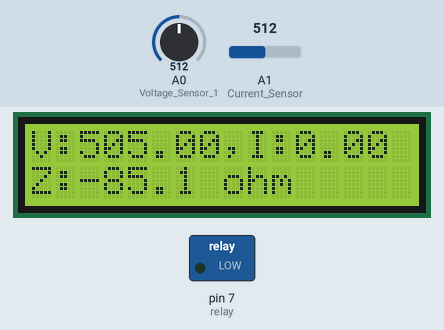
Simulated run of this sketch. Board: Arduino Uno, built with avr-gcc and run on an emulated ATmega328P. Shown: 16×2 character LCD, switched loads named in the sketch (green lamp = pin HIGH). The inputs (shaded band) are chosen by the test bench; at power-on: A0 (Voltage_Sensor_1) = 512, A1 (Current_Sensor) = 512. What the sketch prints to the serial monitor is not drawn.

Above: at 1.2 s.
1.3 s: A0 (Voltage_Sensor_1) set to 704
At 2.6 s:
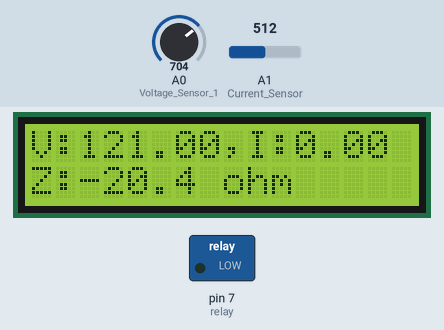
2.9 s: A0 (Voltage_Sensor_1) set to 729
At 4.1 s:
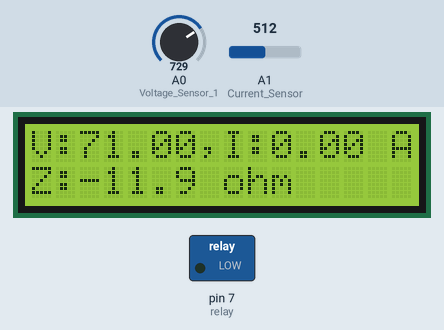
4.5 s: A1 (Current_Sensor) set to 774
At 5.4 s:
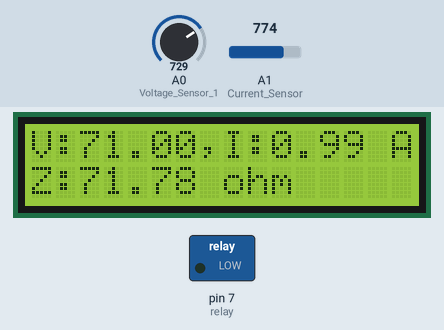
6.1 s: A1 (Current_Sensor) set to 797
At 6.8 s:
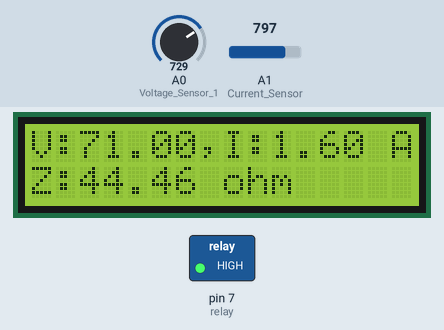
Timing chart, 0 to 8.6 s (numbered marks = the images above; inputs shaded):
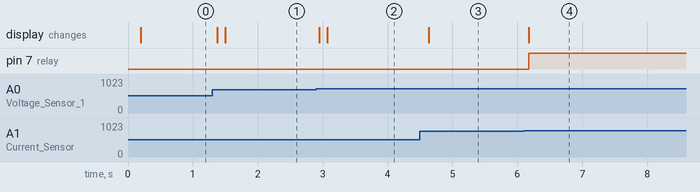

The sketch:

Relay_Distance_STM32.ino
```cpp
#include <LCD_I2C.h>
LCD_I2C lcd(0x27, 16, 2);
int adc_max1 = 920;
int adc_min1 = 609;
float volt_multi = 220;
float volt_multi_p;
float volt_multi_n;
float volt_rms1 = 0;
int Voltage_Sensor_1 = A0;
int Current_Sensor = A1;
int relay = 7;
#define I_SET 1.20
float impedansi;

void setup() {
  Serial.begin(9600);
  pinMode(relay, OUTPUT);
  pinMode(Voltage_Sensor_1, INPUT);
  volt_multi_p = volt_multi * 1.4142;
  volt_multi_n = -volt_multi_p;
  lcd.begin();
  lcd.backlight();
  digitalWrite(relay, LOW);
}

void loop() {
  //Voltage Sensor
  volt_rms1 = get_voltage(Voltage_Sensor_1, adc_min1, adc_max1);
  String VOLT1 = String(volt_rms1);
  //Current Sensor
  int adc = analogRead(Current_Sensor);
  float voltage = adc * 5 / 1023.0;
  float current = (voltage - 3.6) / 0.185;
  impedansi = volt_rms1 / current;
  float Z_set = 0.7 * impedansi;
  if (current < 0.16) {
    current = 0;
  }
  lcd.setCursor(0, 0);
  lcd.print("V:");
  lcd.print(VOLT1);
  lcd.print(",");
  lcd.print("I:");
  lcd.print(current, 2);
  lcd.print(" A");
  lcd.setCursor(0, 1);
  lcd.print("Z:");
  lcd.print(impedansi);
  lcd.setCursor(7, 1);
  lcd.print(" ohm");
  Serial.print("Vrms: ");
  Serial.print(VOLT1);
  Serial.println(" VAC");
  Serial.print("current: ");
  Serial.println(current, 2);

  if (current > I_SET) {
    impedansi = volt_rms1 / current;
    digitalWrite(relay, HIGH); delay(7000);
    digitalWrite(relay, LOW);
  }
  else
  {
    digitalWrite(relay, LOW);
  }

  //  if (current > I_SET){
  //    float impedansi = VOLT1/current;
  //    if (impedansi <= Z_set){
  //      digitalWrite(relay,HIGH);
  //    }
  //    else
  //    {
  //      digitalWrite(relay,LOW);
  //    }
  //  }
  //  else
  //  {
  //    digitalWrite(relay,LOW);
  //  }
}

float get_voltage(int aa, int bb, int cc) {
  float adc_sample;
  float volt_inst = 0;
  float sum = 0;
  float volt;
  long init_time = millis();
  int N = 0;

  while ((millis() - init_time) < 100) {
    adc_sample = analogRead(aa);
    volt_inst = map(adc_sample, bb, cc, volt_multi_n, volt_multi_p);
    sum += sq(volt_inst);
    N++;
    delay(1);
  }
  volt = sqrt(sum / N);
  return volt;
}
```

Measured:
- the behaviour switches between 714 and 715 on A0 (Voltage_Sensor_1) (found by bisection; images 1 and 2)
- the behaviour switches between 781 and 782 on A1 (Current_Sensor) (found by bisection; images 3 and 4)
- after the input at 1.3 s, the display: first changes after 0.07 s (image 1 shows a later state)
- after the input at 2.9 s, the display: first changes at once (image 2 shows a later state)
- after the input at 4.5 s, the display: changes after 0.14 s (image 3)
- after the input at 6.1 s, pin 7 (relay): LOW → HIGH after 0.08 s; the display: changes after 0.08 s (image 4)
